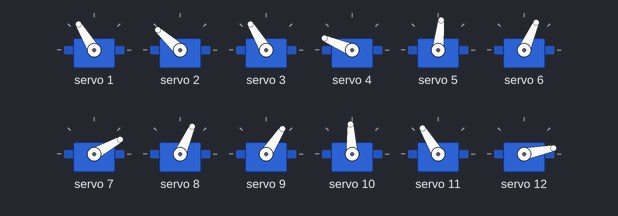
Simulated run of this sketch. Board: Arduino Nano, built with avr-gcc and run on an emulated ATmega328P. Parts: 12 × servo. What the sketch prints to the serial monitor is not drawn.

Above: at 0.2 s.
At 2.2 s:
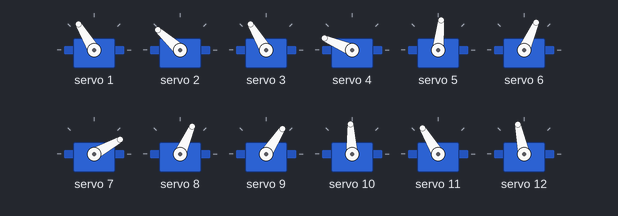
At 2.5 s:
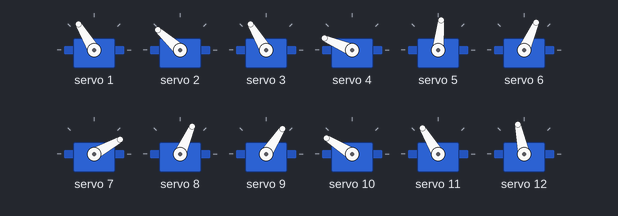
At 2.85 s:
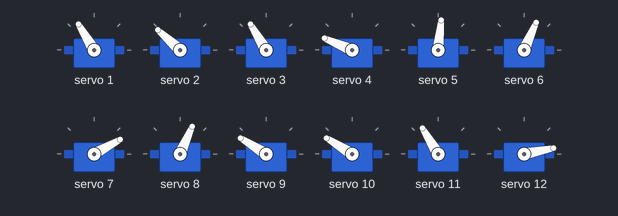
At 3.15 s:
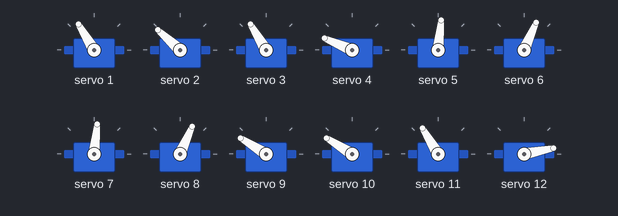
At 3.5 s:
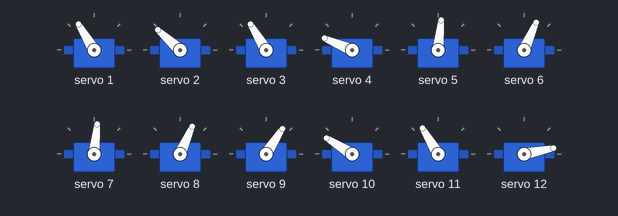
Timing chart, 0 to 8.2 s (numbered marks = the images above):
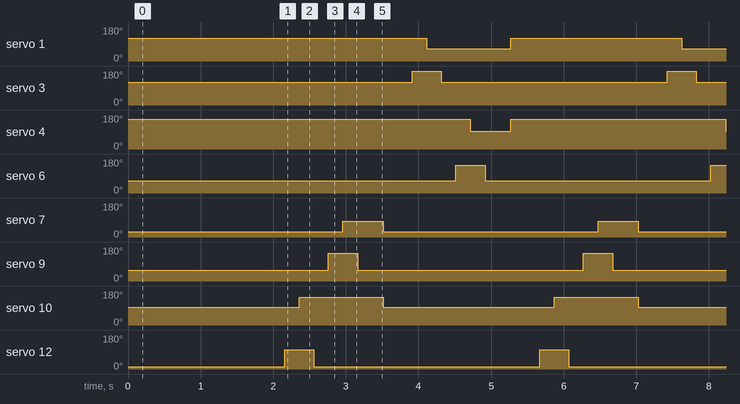

Measured:
- by itself, servo 1: alternates 121° for 2.4 s and 66° for 1.2 s
- by itself, servo 3: alternates 180° for 0.40 s and 121° for 3.1 s
- by itself, servo 4: alternates 157° for 3.0 s and 93° for 0.55 s
- by itself, servo 6: alternates 148° for 0.40 s and 66° for 3.1 s
- by itself, servo 7: alternates 84° for 0.55 s and 29° for 3.0 s
- by itself, servo 9: alternates 148° for 0.40 s and 57° for 3.1 s
- by itself, servo 10: alternates 148° for 1.2 s and 93° for 2.4 s
- by itself, servo 12: alternates 102° for 0.40 s and 11° for 3.1 s

The sketch:

Roco_318_-_Simple_Servo_Controller.ino
```cpp
/*-----------------------------------------------------------------------------------------------------
  ----------------------------------------------------------------------------------------------------
  ---------------------------------------------------------------------------------------------------

            _____   ____   _____ ____ ____  __  ___
           |  __ \ / __ \ / ____/ __ \___ \/_ |/ _ \
           | |__) | |  | | |   | |  | |__) || | (_) |
           |  _  /| |  | | |   | |  | |__ < | |> _ <
           | | \ \| |__| | |___| |__| |__) || | (_) |
           |_|  \_\\____/ \_____\____/____/ |_|\___/
                    SIMPLE SERVO CONTROLLER

  This is some super simple code for controlling servos via id and angle values.
  This has been made for the Arduino Nano with a PCA9685 16 channel i2c PWM breakout board.

                         -:Wiring:-
                ARDUINO NANO --->    PCA9685
                     A5      --->      SCL
                     A4      --->      SDA
                    GND      --->      GND
                     5V      --->      VCC

  THIS CODE UTILISES THE ADAFRUIT PWM SERVO DRIVER LIBRARY, TO ADD IT TO YOUR ARDUINO IDE:
  - Click on; Sketch
  - Click on; Include Library
  - Click on; Manage Libraries...
  - In the search bar that appears, type in "Adafruit PWM Servo Driver" and click install on the one that appears with the same name.
  Now you have the neccessary libraries to run the following code.

                     -:USING THE CODE:-
                      ----------------
  When uploaded you can then send simple commands to the board to control your servos.
  It must be in the following format:
    ServoNumber,ServoAngle

    So for example:

    UpdateServo(6, 90);

    This will move servo number 6 to an angle of 90 degrees.

  That is everything you need to know to use the board

  Debugging:

  If you send your servo an angle value and it does not line up, then you may need to calibrate the servo minimum and maximum pulse lengths
  Currently they have been calibrated for a range of 0 to 180 degrees for the Towerpro MG996R
  #define SERVOMIN  135 // This is the 'minimum' pulse length count (out of 4096) For the MG996R this wants to be 135
  #define SERVOMAX  482 // this is the 'maximum' pulse length count (out of 4096) For the MG996R this wants to be 482

  ------------------------------------------------------------------------------------------------
  -------------------------------------------------------------------------------------------------
*/

#include <Wire.h>
#include <Adafruit_PWMServoDriver.h>

#define SERVOMIN  135 // This is the 'minimum' pulse length count (out of 4096) For the MG996R this wants to be 135
#define SERVOMAX  482 // this is the 'maximum' pulse length count (out of 4096) For the MG996R this wants to be 482

Adafruit_PWMServoDriver PCA9685 = Adafruit_PWMServoDriver();

int ServoPositions[16][5]; //you can use this to make a 2D array of values for your 16 servos positions for each point of your walking gait

//----------------------------------------------------------------------------//
void setup() {
  Serial.begin(115200); //Nice faster speed
  PCA9685.begin();
  PCA9685.setPWMFreq(50); //Maximum speed this can be set to is 1600
  Wire.setClock(400000); // Fast 400khz I2C Mode
  Serial.println("PCA9685 Servo Controller Connected & Ready");
   for (int ServoNumber = 1; ServoNumber <= 16; ServoNumber++) // set all servos to 90 degrees

  {            UpdateServo(1, 120);
        UpdateServo(2, 140);
        UpdateServo(3, 120);
        UpdateServo(4, 160);
        UpdateServo(5, 80);
        UpdateServo(6, 60);
        UpdateServo(7, 20);
        UpdateServo(8, 60);
        UpdateServo(9, 50);
        UpdateServo(10, 90);
        UpdateServo(11, 120);
        UpdateServo(12, 0);


}

}


/*----------------------------------------------------------------------------
   __  __          _____ _   _
  |  \/  |   /\   |_   _| \ | |
  | \  / |  /  \    | | |  \| |
  | |\/| | / /\ \   | | | . ` |
  | |  | |/ ____ \ _| |_| |\  |
  |_|  |_/_/    \_\_____|_| \_|
//  ----------------------------------------------------------------------------*/


void loop() {

  delay(2000);

 for (int ServoNumber = 1; ServoNumber <= 16; ServoNumber++) //leg one

 {

  UpdateServo(12, 100);
  delay(200);
  UpdateServo(10, 150);
  delay(200);
  UpdateServo(12,0);
  delay(200);
  UpdateServo(9, 150);
  delay(200);
  UpdateServo(7,80);
  delay(200);
  UpdateServo(9,50);
  delay(350);
  UpdateServo(10,90);
  UpdateServo(7,20);
  delay(400);
  UpdateServo(3,200);
  delay(200);
  UpdateServo(1,60);
  delay(200);
  UpdateServo(3,120);
  delay(200);
  UpdateServo(6,150);
  delay(200);
  UpdateServo(4,90);
  delay(200);
  UpdateServo(6,60);
  delay(350);
  UpdateServo(1,120);
  UpdateServo(4,160);
  delay(400);


 }
//       UpdateServo(3, 200);
//       delay(1000);
//       UpdateServo(1,30);
//      delay(1000);
//      UpdateServo(3,120);
//      delay(1000);
//      UpdateServo(9,150);
//      delay(1000);
//      UpdateServo(7,50);
//      delay(1000);
//      UpdateServo(9,70);
//      delay(1000);
//      UpdateServo(12,100);
//      delay(1000);
//      UpdateServo(10,120);
//      delay(1000);
//      UpdateServo(12,10);
//       delay(1000);
//      UpdateServo(6,150);
//      delay(1000);
//      UpdateServo(4,10);
//      delay(1000);
//      UpdateServo(6,60);
//delay(1000);
//UpdateServo(1,120);
//UpdateServo(7,0);
//UpdateServo(10,30);
//UpdateServo(4,90);


       }


//End of Main
//----------------------------------------------------------------------------//


/*----------------------------------------------------------------------------
   ______ _    _ _   _  _____ _______ _____ ____  _   _  _____
  |  ____| |  | | \ | |/ ____|__   __|_   _/ __ \| \ | |/ ____|
  | |__  | |  | |  \| | |       | |    | || |  | |  \| | (___
  |  __| | |  | | . ` | |       | |    | || |  | | . ` |\___ \
  | |    | |__| | |\  | |____   | |   _| || |__| | |\  |____) |
  |_|     \____/|_| \_|\_____|  |_|  |_____\____/|_| \_|_____/
  ----------------------------------------------------------------------------*/
void UpdateServo (int Id, int Angle) {

  double pulselength = map(Angle, 0, 180, SERVOMIN, SERVOMAX); //map the degree value to pulselength value
  PCA9685.setPWM(Id, 0, pulselength); //Send the angle to the appropiate servo

}
```
